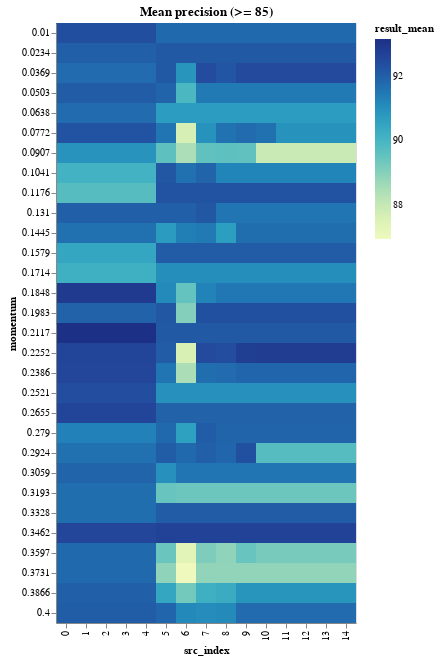

Notebook code for this chart:
### Code cell
range_momentum_results_df = momentum_results_df[
    momentum_results_df.result_mean >= DETAILED_VIEW_TRESHOLD
]

binified_momentum_heatmap(
    f"Mean precision (>= {DETAILED_VIEW_TRESHOLD})", range_momentum_results_df
)

### Figure 1 — Vega-Lite specification as saved in the notebook (floating-point values rounded to 4 significant figures; data arrays with more than 128 entries replaced by an {"elided": "..."} marker saying what was removed)
{"config": {"view": {"continuousWidth": 400, "continuousHeight": 300}}, "hconcat": [{"mark": "rect", "encoding": {"color": {"type": "quantitative", "field": "result_mean"}, "tooltip": [{"type": "quantitative", "field": "result_mean"}, {"type": "quantitative", "field": "result_std"}, {"type": "quantitative", "field": "neurons"}, {"type": "quantitative", "field": "layers"}, {"type": "quantitative", "field": "epochs"}, {"type": "quantitative", "field": "learning_rate"}, {"type": "quantitative", "field": "momentum"}, {"type": "quantitative", "field": "src_index"}], "x": {"type": "ordinal", "field": "src_index"}, "y": {"type": "ordinal", "field": "momentum"}}, "selection": {"selector012": {"type": "interval", "bind": "scales", "encodings": ["x", "y"]}}, "title": "Mean precision (>= 85)"}], "data": {"name": "data-8cc6ba9e2098d2ce805f007823a2401e"}, "$schema": "https://vega.github.io/schema/vega-lite/v4.8.1.json", "datasets": {"data-8cc6ba9e2098d2ce805f007823a2401e": {"elided": "450 records"}}}
